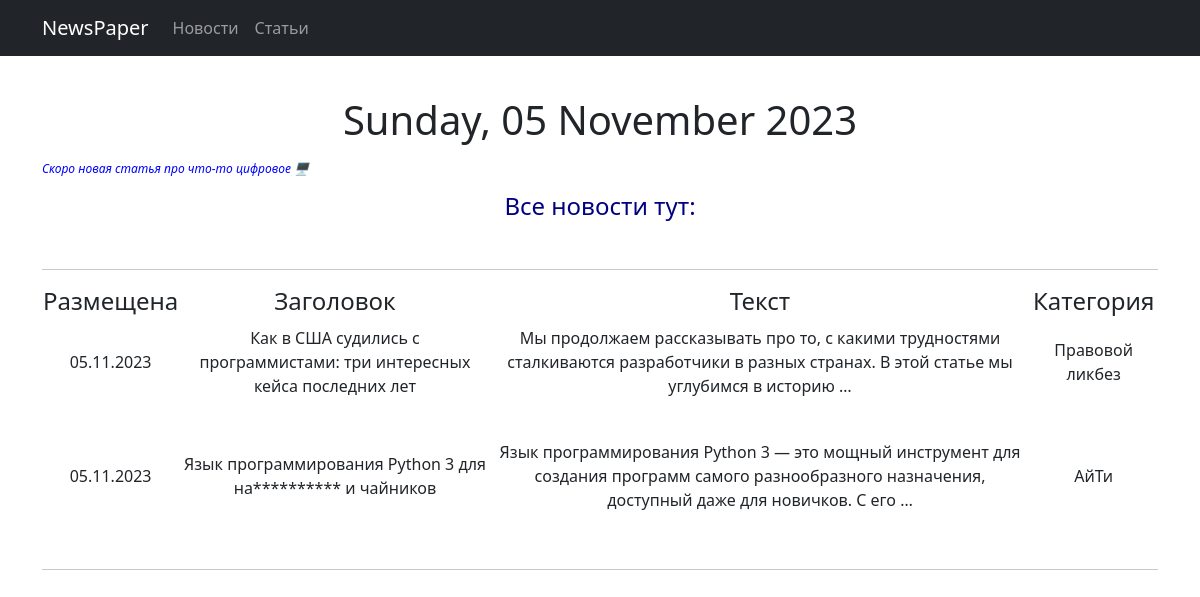
Page /news/ on the committed database.
### NewsPaper/models.py (models this page shows, shortened)
class News(models.Model):
    heading = models.CharField(max_length=100, unique=True)
    text = models.TextField(unique=True)
    category = models.ForeignKey(to='Category', on_delete=models.CASCADE, related_name='news')
    author = models.CharField(max_length=255)

class Category(models.Model):
    name = models.CharField(max_length=30, unique=True)

### NewsPaper/views.py (the view)
# urls.py: path('', NewsList.as_view()),
class NewsList(ListView):
    model = News
    ordering = '-id'
    template_name = 'news.html'
    context_object_name = 'news'
    def get_context_data(self, **kwargs):
        context = super().get_context_data(**kwargs)
        context['time_now'] = datetime.utcnow()
        context['announcement'] = None
        return context

### NewsPaper/templatetags/custom_filters.py (called while the page is built)
@register.filter()
def b_dictionary(value):
    for word in bullshit_dictionary:
        if word.lower() in value.lower():
            value = value.replace(word[2:], '*' * len(word))
    return value

### NewsPaper/templatetags/custom_tags.py (called while the page is built)
@register.simple_tag()
def current_time(format_string='%b %d %Y'):
    return datetime.utcnow().strftime(format_string)

### templates/news.html (shortened to what this page needs)
{% extends 'flatpages/default.html' %}
<!--✅указали тег {% load custom_tags %}.
{% load custom_tags %}
{% load custom_filters %}
{% block content %}
    <p>&nbsp;</p>
    <h1>{% current_time '%A, %d %B %Y' %}</h1>
    <p style="text-align: left;"><sub><em><span style="color: #0000ff;"> {{ announcement|default_if_none:"Скоро новая статья про что-то цифровое 🖥" }} </span></em></sub></p>
    <div><h4><span style="color: #000080;">Все новости тут:</span></h4></div>
    {% if news %}
    <p>&nbsp;</p>
    <hr>
        <table>
            <tr>
                <td><h4>Размещена</h4></td>
                <td><h4>Заголовок</h4></td>
                <td><h4>Текст</h4></td>
                <td><h4>Категория</h4></td>
            </tr>
            {% for n in news %}
            <tr>
                <td><p>{% current_time '%d.%m.%Y' %}<br /><br /></p></td>
                <td><p>{{ n.heading|b_dictionary }}<br /><br /></p></td>
                <td><p>{{ n.text|b_dictionary|truncatewords:20 }}<br /><br /></p></td>
                <td><p>{{ n.category.name }}<br /><br /></p></td>
            </tr>
            {% endfor %}
        </table>
    <hr>
    {% else %}
        <h2>Сегодня без думскроллинга 🤖</h2>
    {% endif %}
{% endblock content %}

### templates/flatpages/default.html (shortened to what this page needs)
<!DOCTYPE html>
<html lang="en">
    <head>
        {% load static %}
        <link href="{% static 'css/styles.css' %}" rel="stylesheet" />
    </head>
    <body>
        <nav class="navbar navbar-expand-lg navbar-dark bg-dark static-top">
           <div class="container">
               <a class="navbar-brand" href="#">NewsPaper</a>
               <div class="collapse navbar-collapse" id="navbarResponsive">
                   <ul class="navbar-nav ml-auto">
                       <li class="nav-item">
                           <a class="nav-link" href="/news/">Новости</a>
                       </li>
                       <li class="nav-item">
                           <a class="nav-link" href="/articles/">Статьи</a>
                       </li>
                   </ul>
               </div>
           </div>
        </nav>
        <div class="container">
            <div class="row">
                <div class="col-lg-12 text-center">
                    {% block content %}{% endblock content %}
                </div>
            </div>
        </div>
    </body>
</html>

### rows in the picture
News: current_time "05.11.2023", heading|b_dictionary "Как в США судились с программистами: три интересных кейса последних лет", text|b_dictionary "Мы продолжаем рассказывать про то, с какими трудностями сталкиваются разработчики в разных странах. В этой статье мы углубимся в историю …", category.name "Правовой ликбез"
News: current_time "05.11.2023", heading|b_dictionary "Язык программирования Python 3 для на********** и чайников", text|b_dictionary "Язык программирования Python 3 — это мощный инструмент для создания программ самого разнообразного назначения, доступный даже для новичков. С его …", category.name "АйТи"
